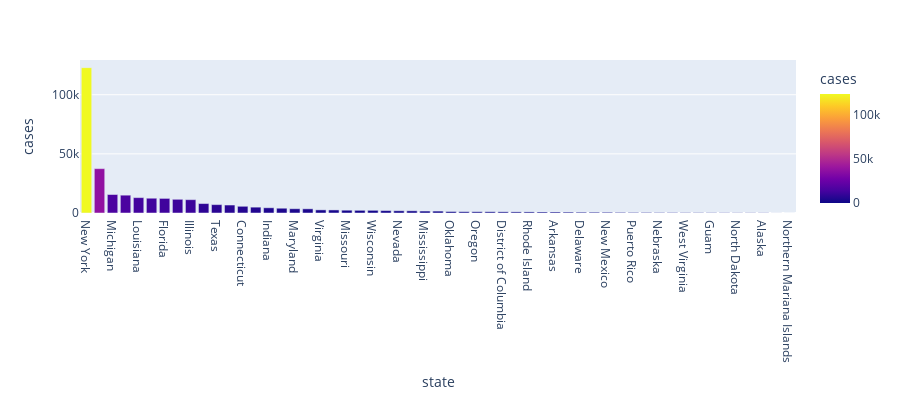

Notebook cell for this chart:
### Code cell
fig = px.bar(df_state_c, x='state', y='cases',
             color='cases',
              height=400)
fig.show()

### Figure 1 — Plotly figure (JSON) as saved in the notebook; plotly's stock layout.template omitted (floating-point values rounded to 4 significant figures)
{"data": [{"alignmentgroup": "True", "hoverlabel": {"namelength": 0}, "hovertemplate": "state=%{x}<br>cases=%{marker.color}", "legendgroup": "", "marker": {"color": [122911, 37505, 15635, 15076, 13010, 12500, 12342, 11589, 11276, 7984, 7094, 6742, 5675, 4950, 4411, 4043, 3609, 3538, 2637, 2585, 2367, 2269, 2267, 2049, 1880, 1841, 1638, 1605, 1252, 1101, 1068, 1048, 998, 935, 922, 868, 853, 763, 673, 669, 624, 512, 475, 470, 377, 369, 324, 298, 267, 240, 207, 200, 185, 42, 8], "coloraxis": "coloraxis"}, "name": "", "offsetgroup": "", "orientation": "v", "showlegend": false, "textposition": "auto", "type": "bar", "x": ["New York", "New Jersey", "Michigan", "California", "Louisiana", "Massachusetts", "Florida", "Pennsylvania", "Illinois", "Washington", "Texas", "Georgia", "Connecticut", "Colorado", "Indiana", "Ohio", "Maryland", "Tennessee", "Virginia", "North Carolina", "Missouri", "Arizona", "Wisconsin", "South Carolina", "Nevada", "Alabama", "Mississippi", "Utah", "Oklahoma", "Idaho", "Oregon", "Kentucky", "District of Columbia", "Minnesota", "Rhode Island", "Iowa", "Arkansas", "Kansas", "Delaware", "New Hampshire", "New Mexico", "Vermont", "Puerto Rico", "Maine", "Nebraska", "Hawaii", "West Virginia", "Montana", "Guam", "South Dakota", "North Dakota", "Wyoming", "Alaska", "Virgin Islands", "Northern Mariana Islands"], "xaxis": "x", "y": [122911, 37505, 15635, 15076, 13010, 12500, 12342, 11589, 11276, 7984, 7094, 6742, 5675, 4950, 4411, 4043, 3609, 3538, 2637, 2585, 2367, 2269, 2267, 2049, 1880, 1841, 1638, 1605, 1252, 1101, 1068, 1048, 998, 935, 922, 868, 853, 763, 673, 669, 624, 512, 475, 470, 377, 369, 324, 298, 267, 240, 207, 200, 185, 42, 8], "yaxis": "y"}], "layout": {"barmode": "relative", "coloraxis": {"colorbar": {"title": {"text": "cases"}}, "colorscale": [[0, "#0d0887"], [0.1111, "#46039f"], [0.2222, "#7201a8"], [0.3333, "#9c179e"], [0.4444, "#bd3786"], [0.5556, "#d8576b"], [0.6667, "#ed7953"], [0.7778, "#fb9f3a"], [0.8889, "#fdca26"], [1, "#f0f921"]]}, "height": 400, "legend": {"tracegroupgap": 0}, "margin": {"t": 60}, "xaxis": {"anchor": "y", "domain": [0, 1], "title": {"text": "state"}}, "yaxis": {"anchor": "x", "domain": [0, 1], "title": {"text": "cases"}}}}
